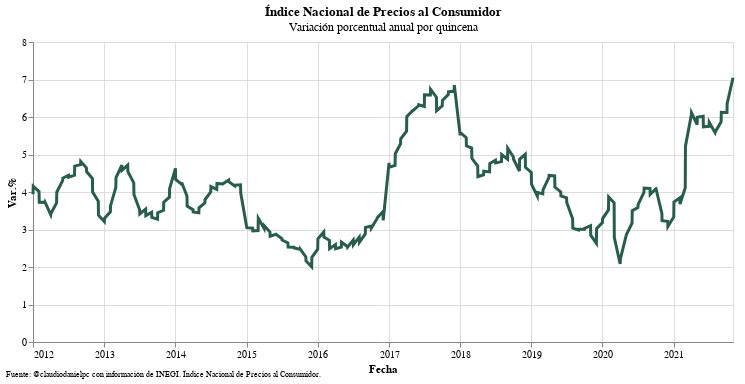

Notebook code cell kept with this figure:
### Code cell
#Título
plot_title = alt.TitleParams("Índice Nacional de Precios al Consumidor", subtitle="Variación porcentual anual por quincena")
linea=alt.Chart(inpc,title=plot_title).mark_line(color="#285c4d",
    size=3).encode(
    x=alt.X('time_period:T',
    axis=alt.Axis(title="Fecha")),
    y=alt.Y('inflac',axis=alt.Axis(title="Var.%"))).properties(width=700, height=300)
    
alt.concat(linea).properties(
    title=alt.TitleParams(
        ['Fuente: @claudiodanielpc con información de INEGI. Índice Nacional de Precios al Consumidor.'],
        baseline='bottom',
        orient='bottom',
        anchor='start',
        fontWeight='normal',
        fontSize=8))

### Figure 1 — Vega-Lite specification as saved in the notebook (floating-point values rounded to 4 significant figures; data arrays with more than 128 entries replaced by an {"elided": "..."} marker saying what was removed)
{"config": {"view": {"continuousWidth": 400, "continuousHeight": 300}}, "concat": [{"mark": {"type": "line", "color": "#285c4d", "size": 3}, "encoding": {"x": {"type": "temporal", "axis": {"title": "Fecha"}, "field": "time_period"}, "y": {"type": "quantitative", "axis": {"title": "Var.%"}, "field": "inflac"}}, "height": 300, "title": {"text": "Índice Nacional de Precios al Consumidor", "subtitle": "Variación porcentual anual por quincena"}, "width": 700}], "data": {"name": "data-561a0011878771fabe8007fd838fd370"}, "title": {"text": ["Fuente: @claudiodanielpc con información de INEGI. Índice Nacional de Precios al Consumidor."], "anchor": "start", "baseline": "bottom", "fontSize": 8, "fontWeight": "normal", "orient": "bottom"}, "$schema": "https://vega.github.io/schema/vega-lite/v4.8.1.json", "datasets": {"data-561a0011878771fabe8007fd838fd370": {"elided": "237 records"}}}
